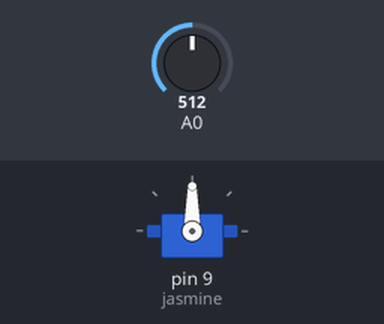
Recording of a sketch running on a simulated Arduino Uno, built with avr-gcc and run on an emulated ATmega328P. On the bench: servo. The inputs (shaded band) are chosen by the test bench; at power-on: A0 = 512.

Above: at 1.2 s.
1.3 s: A0 set to 716
At 1.9 s:
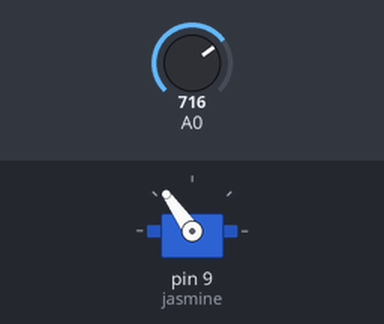
2.8 s: A0 set to 900
At 3.1 s:
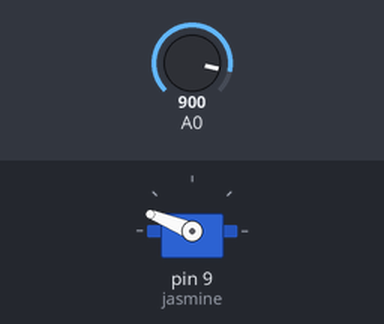
4.3 s: A0 set to 1023
At 5.4 s:
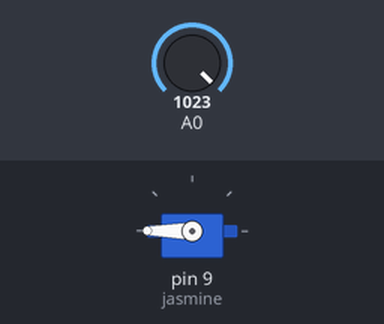
5.8 s: A0 set to 306
At 6.6 s:
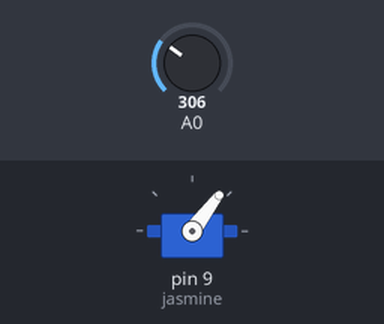
7.3 s: A0 set to 122
At 7.7 s:
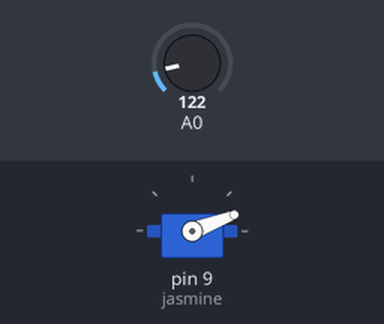
Timing chart, 0 to 9.8 s (numbered marks = the images above; inputs shaded):
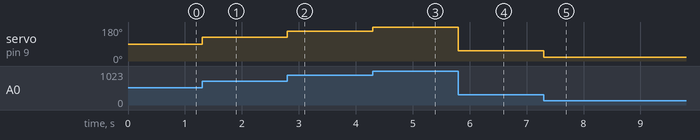

The sketch:

jasmine.ino
```cpp
#include <Servo.h>
Servo jasmine;

void setup() {
jasmine.attach(9);


}


 void loop() {
  int pos;
  pos=map(analogRead(A0),0,1023,0,180);
  jasmine.write(pos);

}
```

Measured:
- after the input at 1.3 s, servo on pin 9 (jasmine): 90° → 125° at once
- after the input at 2.8 s, servo on pin 9 (jasmine): 125° → 158° at once
- after the input at 4.3 s, servo on pin 9 (jasmine): 158° → 180° at once
- after the input at 5.8 s, servo on pin 9 (jasmine): 180° → 53° at once
- after the input at 7.3 s, servo on pin 9 (jasmine): 53° → 21° at once
